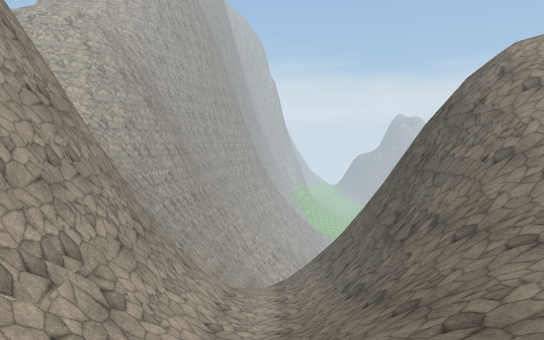
View 1 (above)

13 first-person views from a walk through a scene from a Unity 3-D project. The camera is 1.5 m above the floor, tilts 4° down and sees 70° across. The floor is counted in squares, 2 m on a side. Each view is taken from the middle of a square. On the plan, view 1 faces up. The plan holds only what a view shows up to about 12 squares ahead; the rest is blank. The place goes on beyond the plan. The player is left out. Surface patterns are stand-ins for the level's own textures.

View 2
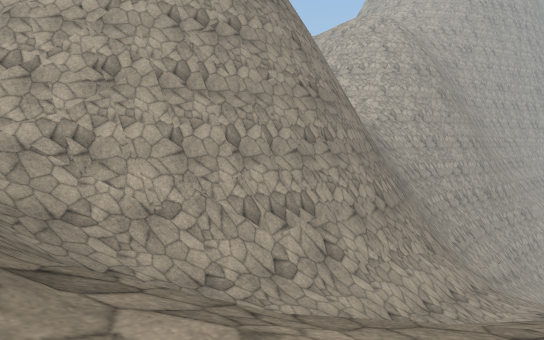

View 3
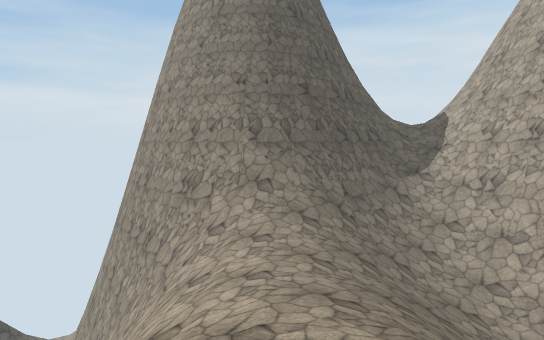

View 4
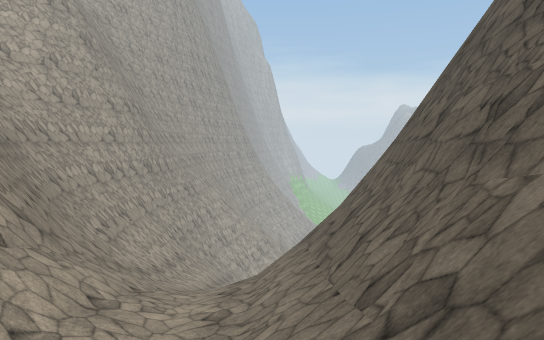

View 5
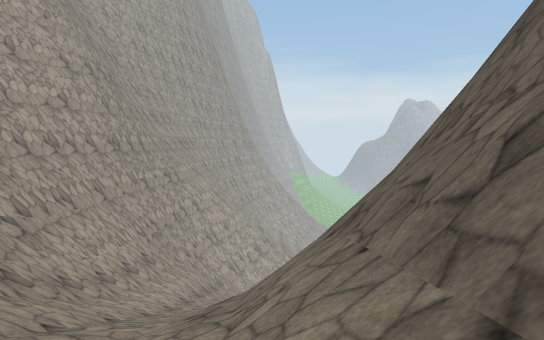

View 6
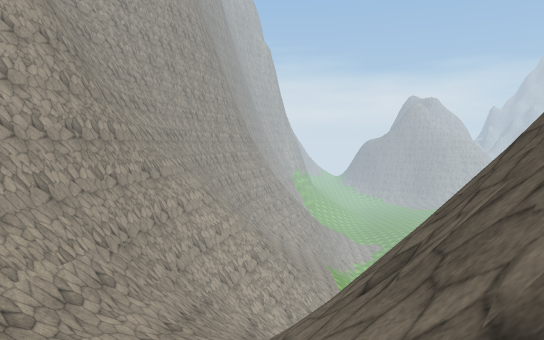

View 7
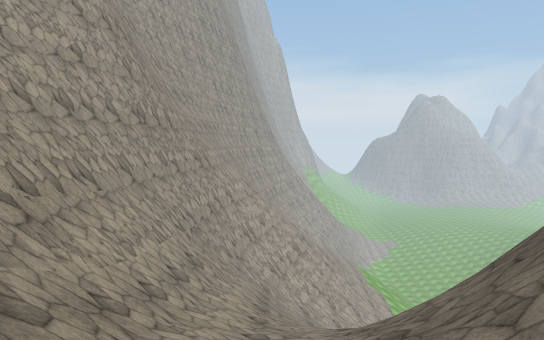

View 8
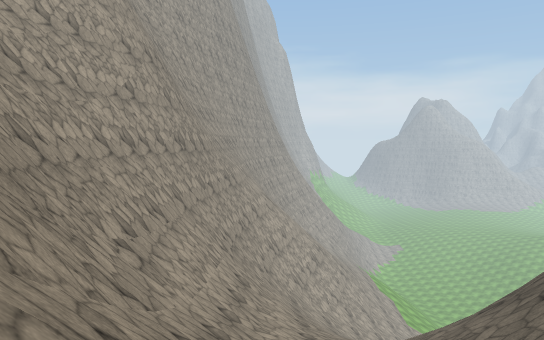

View 9
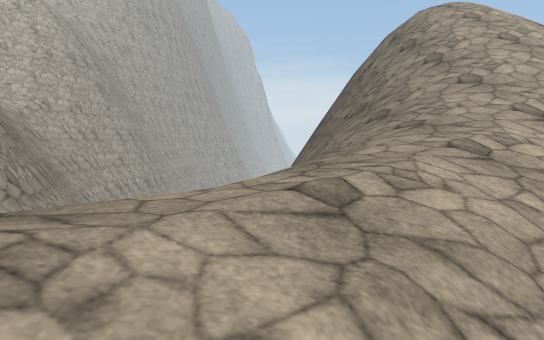

View 10
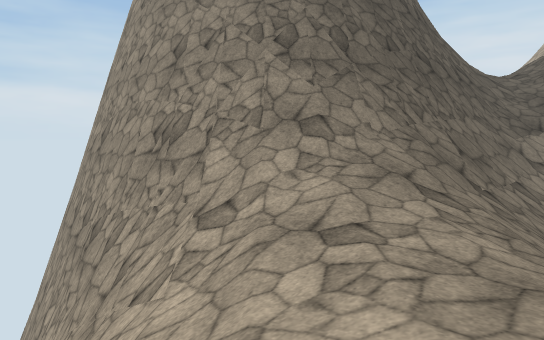

View 11
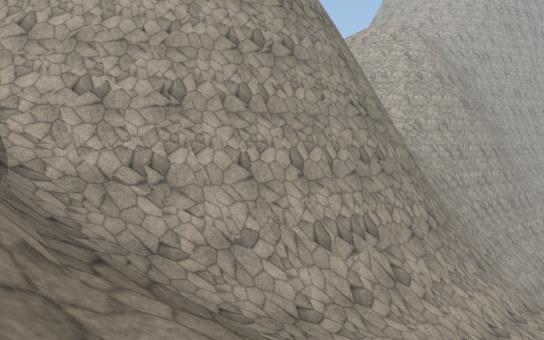

View 12
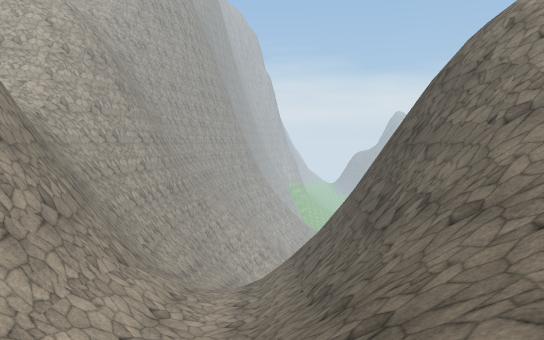

View 13
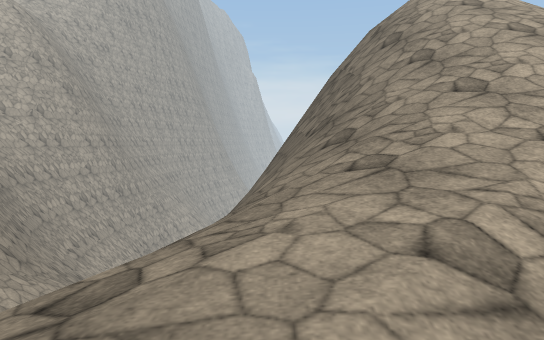

### Floor plan
Key: @ floor where view 1 was taken; # wall or solid block; . main floor; : floor 0.75 m higher than the main floor; - floor 4.75 m lower than the main floor; _ floor 6.5 m lower than the main floor; / step, stairs or slope; = window, fence, low wall or low ledge; v drop or lower ground.
Columns run from 9 left of view 1 to 9 right of it. Each row starts with its distance up from view 1.
 25       #=//
 24       #///
 23      ##///
 22      #////
 21      #////
 20      #//////
 19     ##/////=#
 18     #//////=#
 17     ##/////=#
 16     ##/////=#
 15      #//////#
 14      #/////=# v
 13      ##////## vv
 12       #////## vv//
 11       #////###v///
 10       #//_/####////
  9       #////###=////
  8       #////////////
  7      ##///////////
  6      #//- ///////
  5     ##/// ///////
  4     #////////::/
  3   ###///////../
  2 ###=////////.//
  1 ##/////////.///
  0  /////=//@////
 -1  ///#####//=vv
 -2  /###  ##=vvvv
 -3         ##vvv
 -4          ##vv
 -5          ##vv

Where each view was taken, in squares from view 1:
view 1: 0 up, 0 right, facing up
view 2: 0 up, 2 right, facing up-left
view 3: 6 up, 7 right, facing down-left
view 4: 6 up, 1 right, facing up
view 5: 10 up, 1 right, facing up
view 6: 13 up, 1 right, facing up
view 7: 13 up, 1 left, facing up
view 8: 12 up, 2 left, facing up
view 9: 0 up, 3 right, facing up
view 10: 2 up, 4 right, facing down-left
view 11: 1 down, 1 right, facing up-left
view 12: 2 up, 1 right, facing up
view 13: 2 up, 4 right, facing up
